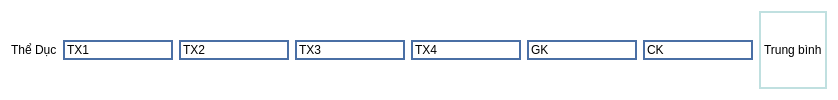
               <widget class="QWidget" name="widget_47" native="true">
                <property name="styleSheet">
                 <string notr="true">background-color: rgb(255, 255, 255);</string>
                </property>
                <layout class="QHBoxLayout" name="horizontalLayout_40">
                 <item>
                  <widget class="QLabel" name="label_80">
                   <property name="text">
                    <string>Thể Dục</string>
                   </property>
                  </widget>
                 </item>
                 <item>
                  <widget class="QLineEdit" name="lineEdit_207">
                   <property name="styleSheet">
                    <string notr="true">border: 2px solid #4A6FA5;</string>
                   </property>
                   <property name="text">
                    <string>TX1</string>
                   </property>
                  </widget>
                 </item>
                 <item>
                  <widget class="QLineEdit" name="lineEdit_208">
                   <property name="styleSheet">
                    <string notr="true">border: 2px solid #4A6FA5;</string>
                   </property>
                   <property name="text">
                    <string>TX2</string>
                   </property>
                  </widget>
                 </item>
                 <item>
                  <widget class="QLineEdit" name="lineEdit_209">
                   <property name="styleSheet">
                    <string notr="true">border: 2px solid #4A6FA5;</string>
                   </property>
                   <property name="text">
                    <string>TX3</string>
                   </property>
                  </widget>
                 </item>
                 <item>
                  <widget class="QLineEdit" name="lineEdit_210">
                   <property name="styleSheet">
                    <string notr="true">border: 2px solid #4A6FA5;</string>
                   </property>
                   <property name="text">
                    <string>TX4</string>
                   </property>
                  </widget>
                 </item>
                 <item>
                  <widget class="QLineEdit" name="lineEdit_211">
                   <property name="styleSheet">
                    <string notr="true">border: 2px solid #4A6FA5;</string>
                   </property>
                   <property name="text">
                    <string>GK</string>
                   </property>
                  </widget>
                 </item>
                 <item>
                  <widget class="QLineEdit" name="lineEdit_212">
                   <property name="styleSheet">
                    <string notr="true">border: 2px solid #4A6FA5;</string>
                   </property>
                   <property name="text">
                    <string>CK</string>
                   </property>
                  </widget>
                 </item>
                 <item>
                  <widget class="QLabel" name="label_81">
                   <property name="styleSheet">
                    <string notr="true">border: 2px solid #C0E0E0;</string>
                   </property>
                   <property name="text">
                    <string>Trung bình</string>
                   </property>
                  </widget>
                 </item>
                </layout>
               </widget>
